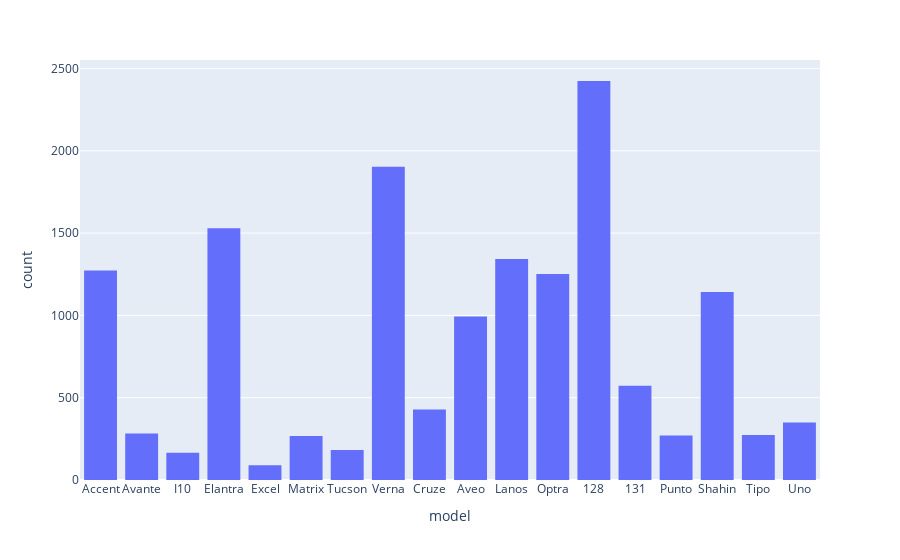

The notebook cell saved with this chart:
### Code cell
#The code generates a histogram to visualize the distribution of different values in the 'Model' column.
px.histogram(df_EDA , x = 'model')

### Figure 1 — Plotly figure (JSON) as saved in the notebook; plotly's stock layout.template omitted (floating-point values rounded to 4 significant figures; data arrays with more than 128 entries replaced by an {"elided": "..."} marker saying what was removed)
{"data": [{"alignmentgroup": "True", "bingroup": "x", "hovertemplate": "model=%{x}<br>count=%{y}<extra></extra>", "legendgroup": "", "marker": {"color": "#636efa", "pattern": {"shape": ""}}, "name": "", "offsetgroup": "", "orientation": "v", "showlegend": false, "type": "histogram", "x": {"elided": "14740 str values"}, "xaxis": "x", "yaxis": "y"}], "layout": {"barmode": "relative", "legend": {"tracegroupgap": 0}, "margin": {"t": 60}, "xaxis": {"anchor": "y", "domain": [0, 1], "title": {"text": "model"}}, "yaxis": {"anchor": "x", "domain": [0, 1], "title": {"text": "count"}}}}
